Frame 1 (no input): blank canvas, image omitted
Frame 60 (no input): blank canvas, image omitted
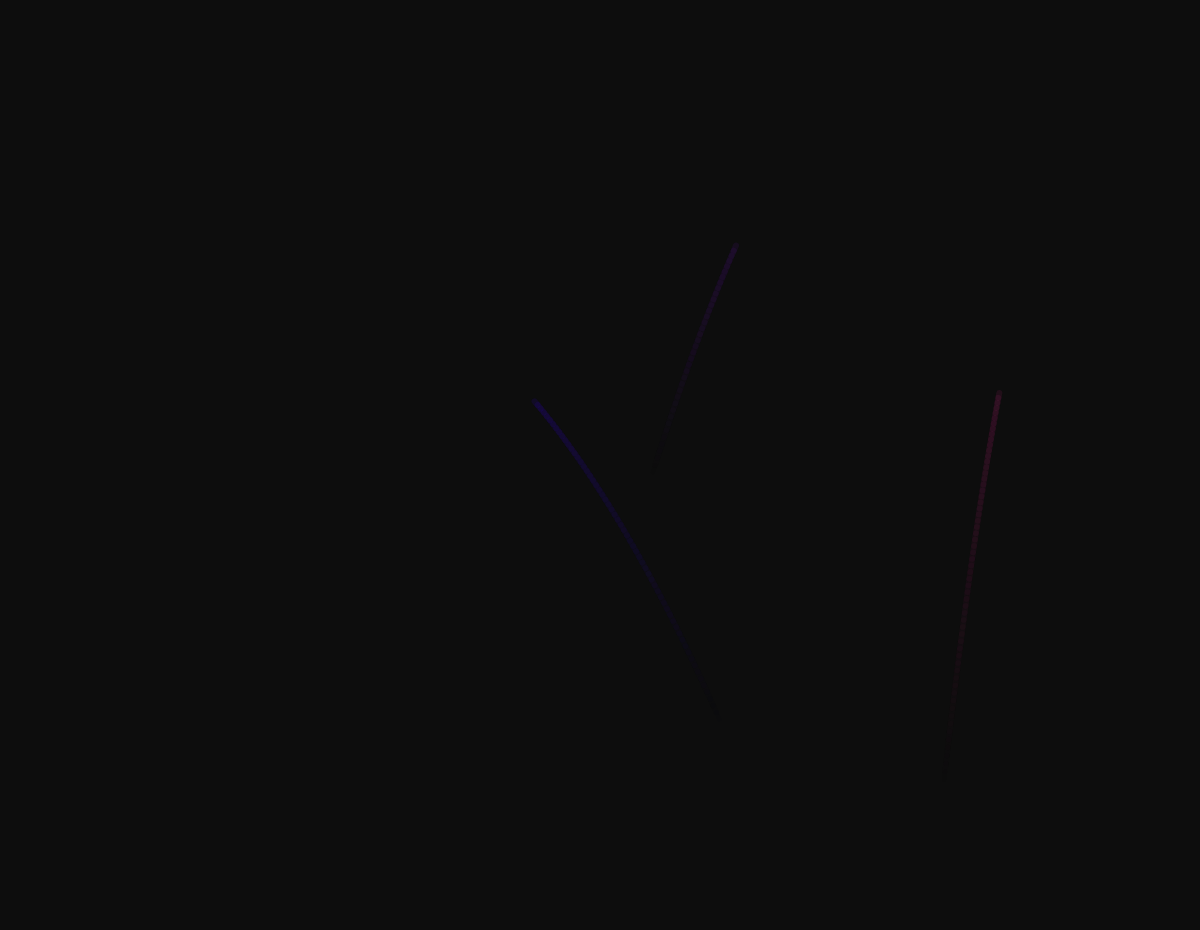
Frame 120 (the mouse pressed at the canvas centre since frame 60)

The p5.js sketch whose frames 1 and 60 were blank and that drew this single picture after the mouse press (run headless with seeded random() and noise() and a simulated clock; from frame 60 on, the mouse is pressed at the canvas centre):

// p5.js sketch
// ── sketch.js
var fireworks = [];

function setup() {
  createCanvas(windowWidth, windowHeight*0.93);
}

function windowResized() {
  resizeCanvas(windowWidth, windowHeight);
}

function draw() {
  background(12.5);
  if (random(0, 1) < 0.04) {
    fireworks.push(new Firework([random(0, width), random(height*0.5, height)], random(0, width), random(0, height*0.5), [random(255), random(255), random(255)], 250, 2));
  }

  var next = [];
  for (var i = 0; i < fireworks.length; i++) {
    if (!fireworks[i].done()) {
      next.push(fireworks[i]);
      fireworks[i].update();
      fireworks[i].show();
    }
  }
}

// ── firework.js
class Firework {
    constructor (location, w, h, color, density, longevity) {
      this.pos = location;
      this.startx = location[0];
      this.positions = [];
  
      this.width = location[0];
      this.height = location[1];
  
      this.vely = -2*sqrt(location[1]-h);
      this.velx = (w-location[0])/(-1*this.vely/2);
      
      this.life = 0;
      this.exploding = false;
      this.particles = [];
      this.color = color;
      this.density = density;
      this.longevity = longevity;
      this.explodingTime = 0;
    }
  
    done() {
      return this.explodingTime > this.longevity + 0.5;
    }
  
    update() {
      if (this.life < this.vely*-0.5) {
        this.pos[0] = this.velx*this.life+this.width;
        this.pos[1] = (this.life*this.life)+this.vely*(this.life)+this.height;
        this.life += deltaTime*0.01;
        this.positions.push([this.pos[0], this.pos[1]]);
      } else if (!this.exploding) {
  
        for (var i = 0; i < this.density; i++) {
          var angle = random(0, TWO_PI);
          var strength = random(0, 5);
            
          var lifespan = random(this.longevity - 0.5, this.longevity + 0.5);
          this.particles.push(new Particle([this.pos[0], this.pos[1]], [strength*sin(angle), strength*cos(angle)], lifespan, this.color));
        }
        this.exploding = true;
      } else{
        this.explodingTime += 0.01;
      }
    }
  
    show() {
      if (!this.exploding) {
        for (var i = 0; i < this.positions.length-1; i++) {
          stroke(this.color[0], this.color[1], this.color[2], i/this.positions.length*50);
          strokeWeight(6);
          line(this.positions[i][0], this.positions[i][1], this.positions[i+1][0], this.positions[i+1][1]);
        }
      } else {
        for (var i = 0; i < this.density; i++) {
          this.particles[i].update();
          this.particles[i].show();
        }
      }
      
      
    }
}
// ── particle.js
class Particle {
    constructor (location, vel, lifespan, color) {
      this.pos = location;
      this.vel = vel;
      this.life = lifespan;
      this.lifespan = lifespan;
      this.color = color;
    }
  
    update() {
      this.pos[0] += this.vel[0];
      this.pos[1] += this.vel[1];
      this.vel[1] -= this.vel[1] * 0.05
      this.vel[0] -= this.vel[0] * 0.05;
      this.life -= deltaTime*0.001;
    }
  
    show() {
      stroke(this.color[0], this.color[1], this.color[2], this.life/this.lifespan*255);
      strokeWeight(4);
      point(round(this.pos[0]), round(this.pos[1]));
      
    }
}
// ── style.css
html, body {
  margin: 0;
  padding: 0;
}
canvas {
  display: block;
  overflow-y: hidden;
}
.source {
  height: 7vh;
  background-color: rgb(0, 0, 0);
}
a {
  text-decoration: none;
  font-family: 'Courier New', Courier, monospace;
  text-align: center;
  margin-left: 34vw;
  font-size: 60px;
}
